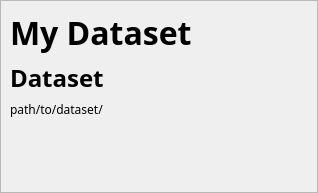
<?xml version="1.0" encoding="UTF-8"?>
<ui version="4.0">
 <class>Card</class>
 <widget class="QWidget" name="Card">
  <property name="geometry">
   <rect>
    <x>0</x>
    <y>0</y>
    <width>318</width>
    <height>193</height>
   </rect>
  </property>
  <property name="windowTitle">
   <string>Form</string>
  </property>
  <property name="styleSheet">
   <string notr="true"/>
  </property>
  <layout class="QVBoxLayout" name="verticalLayout">
   <property name="leftMargin">
    <number>0</number>
   </property>
   <property name="topMargin">
    <number>0</number>
   </property>
   <property name="rightMargin">
    <number>0</number>
   </property>
   <property name="bottomMargin">
    <number>0</number>
   </property>
   <item>
    <widget class="QStackedWidget" name="CardTypes">
     <property name="currentIndex">
      <number>1</number>
     </property>
     <widget class="QWidget" name="NewItemCard">
      <layout class="QVBoxLayout" name="verticalLayout_4">
       <property name="leftMargin">
        <number>0</number>
       </property>
       <property name="topMargin">
        <number>0</number>
       </property>
       <property name="rightMargin">
        <number>0</number>
       </property>
       <property name="bottomMargin">
        <number>0</number>
       </property>
       <item>
        <widget class="QPushButton" name="newItemButton">
         <property name="sizePolicy">
          <sizepolicy hsizetype="Minimum" vsizetype="Minimum">
           <horstretch>0</horstretch>
           <verstretch>0</verstretch>
          </sizepolicy>
         </property>
         <property name="text">
          <string/>
         </property>
         <property name="icon">
          <iconset>
           <normaloff>../icons/add.png</normaloff>../icons/add.png</iconset>
         </property>
         <property name="iconSize">
          <size>
           <width>512</width>
           <height>512</height>
          </size>
         </property>
         <property name="flat">
          <bool>true</bool>
         </property>
        </widget>
       </item>
      </layout>
     </widget>
     <widget class="QWidget" name="NormalCard">
      <layout class="QVBoxLayout" name="verticalLayout_2">
       <property name="leftMargin">
        <number>0</number>
       </property>
       <property name="topMargin">
        <number>0</number>
       </property>
       <property name="rightMargin">
        <number>0</number>
       </property>
       <property name="bottomMargin">
        <number>0</number>
       </property>
       <item>
        <widget class="QFrame" name="CardFrame">
         <property name="styleSheet">
          <string notr="true"/>
         </property>
         <property name="frameShape">
          <enum>QFrame::StyledPanel</enum>
         </property>
         <property name="frameShadow">
          <enum>QFrame::Raised</enum>
         </property>
         <layout class="QVBoxLayout" name="verticalLayout_3">
          <item>
           <widget class="QLabel" name="TitleLabel">
            <property name="sizePolicy">
             <sizepolicy hsizetype="Preferred" vsizetype="Minimum">
              <horstretch>0</horstretch>
              <verstretch>0</verstretch>
             </sizepolicy>
            </property>
            <property name="font">
             <font>
              <family>Nunito</family>
              <pointsize>24</pointsize>
              <bold>true</bold>
             </font>
            </property>
            <property name="styleSheet">
             <string notr="true"/>
            </property>
            <property name="text">
             <string>My Dataset</string>
            </property>
           </widget>
          </item>
          <item>
           <widget class="QLabel" name="TypeLabel">
            <property name="sizePolicy">
             <sizepolicy hsizetype="Preferred" vsizetype="Minimum">
              <horstretch>0</horstretch>
              <verstretch>0</verstretch>
             </sizepolicy>
            </property>
            <property name="font">
             <font>
              <family>Nunito</family>
              <pointsize>18</pointsize>
              <bold>true</bold>
             </font>
            </property>
            <property name="styleSheet">
             <string notr="true"/>
            </property>
            <property name="text">
             <string>Dataset</string>
            </property>
           </widget>
          </item>
          <item>
           <widget class="QLabel" name="SubtitleLabel">
            <property name="font">
             <font>
              <family>Nunito</family>
             </font>
            </property>
            <property name="text">
             <string>path/to/dataset/</string>
            </property>
           </widget>
          </item>
          <item>
           <spacer name="verticalSpacer">
            <property name="orientation">
             <enum>Qt::Vertical</enum>
            </property>
            <property name="sizeHint" stdset="0">
             <size>
              <width>20</width>
              <height>138</height>
             </size>
            </property>
           </spacer>
          </item>
         </layout>
        </widget>
       </item>
      </layout>
     </widget>
    </widget>
   </item>
  </layout>
 </widget>
 <resources/>
 <connections/>
</ui>
